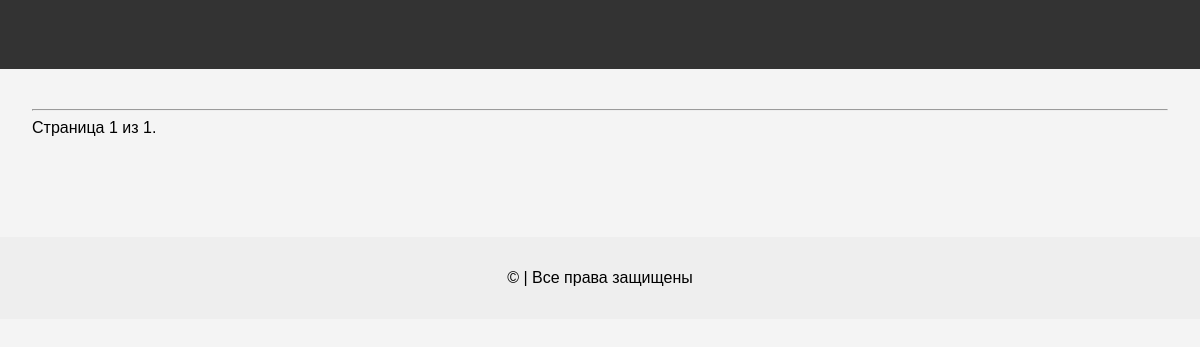
Before: /platform/news/ with the older database file.
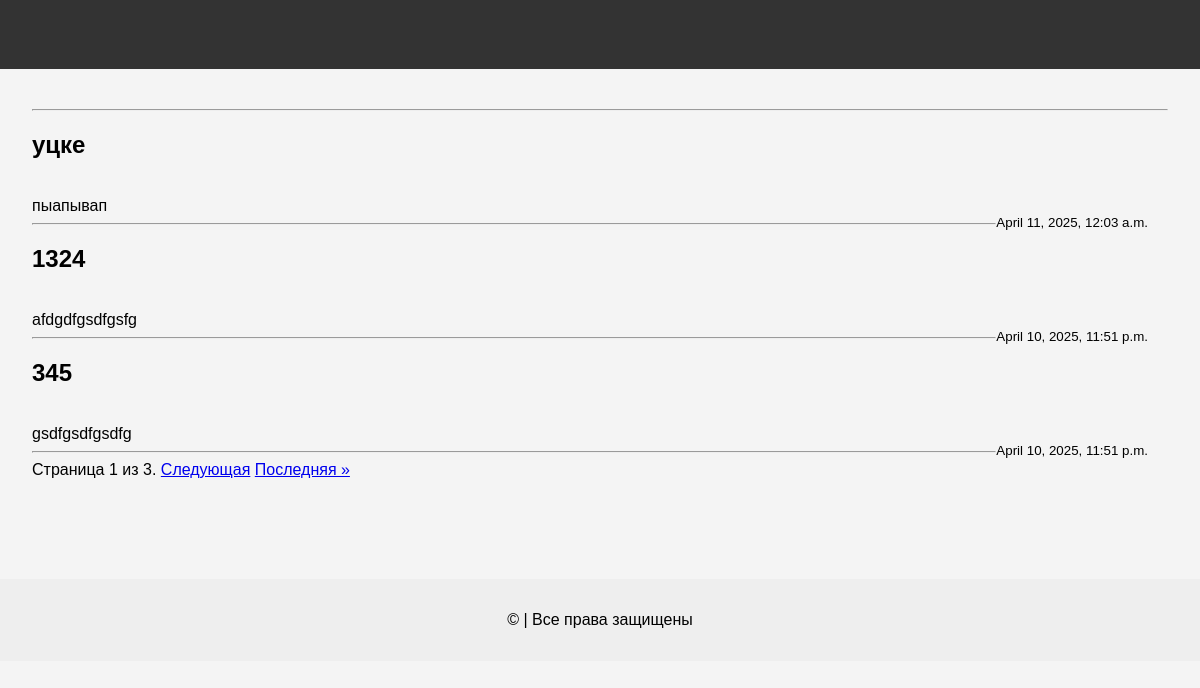
After: the same page with the newer database file.
### task/models.py (models this page shows, shortened)
class News(models.Model):
    title = models.CharField(max_length=150)
    content = models.TextField()
    date = models.DateTimeField(auto_now_add=True)
    class Meta:
        verbose_name = 'News'
        verbose_name_plural = 'News'

### task/views.py (the view)
# urls.py: path('platform/news/', news, name='news'),
def news(request):
    posts = News.objects.all().order_by('-date')
    paginator = Paginator(posts, 3)
    page_number = request.GET.get('page')
    page_obj = paginator.get_page(page_number)
    return render(request,'task/news.html',{'page_obj': page_obj})

### templates/task/news.html (shortened to what this page needs)
{% extends 'task/main.html' %}
{% block content %}
    <hr>
    {% for new in page_obj %}
        <h2>{{ new.title }}</h2>
        <br>
        {{ new.content }}
        <br>
        <small style="float: right; margin-right: 20px;">{{ new.date }}</small>
        <hr>
    {% endfor %}
    <div class="pagination">
        <span class="step-links">
            <span class="current">
                Страница {{ page_obj.number }} из {{ page_obj.paginator.num_pages }}.
            </span>
            {% if page_obj.has_next %}
                <a href="?page={{ page_obj.next_page_number }}">Следующая</a>
                <a href="?page={{ page_obj.paginator.num_pages }}">Последняя &raquo;</a>
            {% endif %}
        </span>
    </div>
{% endblock %}

Changed rows visible on the page:
added News: title "уцке", content "пыапывап", date "April 11, 2025, 12:03 a.m."
added News: title "1324", content "afdgdfgsdfgsfg", date "April 10, 2025, 11:51 p.m."
added News: title "345", content "gsdfgsdfgsdfg", date "April 10, 2025, 11:51 p.m."
Other visible differences:
{{ page_obj.paginator.num_pages }}: "1" → "3"
text now shown: "Следующая Последняя »"
